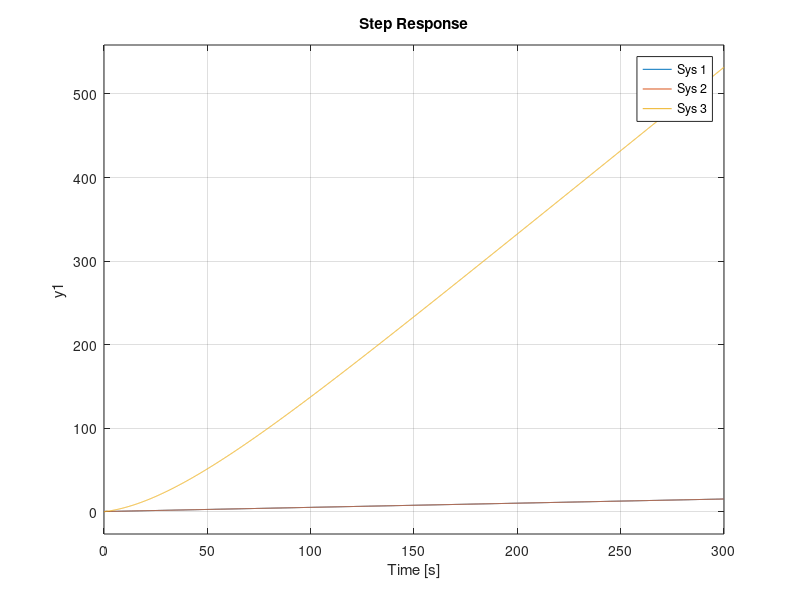

The MATLAB source for this figure:
num = [5, 6, 1]; 

d1 = [5 6 20]; 
d2 = [5 118/19 20]; 
d3 = [5 118/19 20 0.5]; 

s = tf("s"); 

sys1 = tf(num,d1); 
sys2 = tf(num,d2); 
sys3 = tf(num,d3); 

step(sys1, sys2, sys3);
step(sys1/s, sys2/s, sys3/s); 